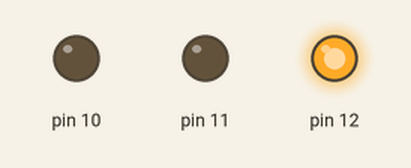
Bench run of a sketch on a simulated Arduino Uno, built with avr-gcc and run on an emulated ATmega328P. Shown: output pins drawn as LEDs (lit = HIGH).

Above: at 0.05 s.
At 1.27 s:
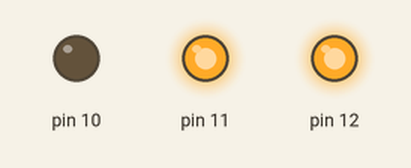
At 1.95 s:
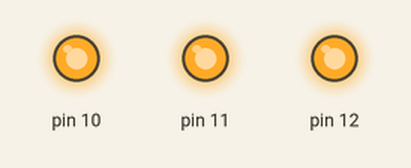
At 2.65 s:
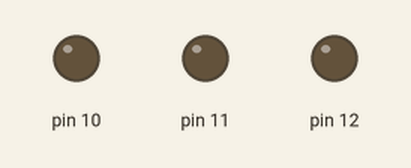
Timing chart, 0 to 3.0 s (numbered marks = the images above):
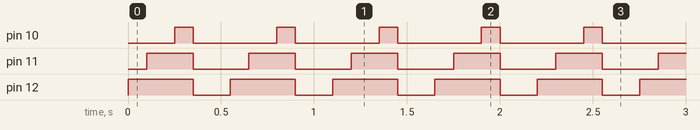

Measured:
- by itself, pin 10: alternates HIGH for 0.10 s and LOW for 0.45 s
- by itself, pin 11: alternates HIGH for 0.25 s and LOW for 0.30 s
- by itself, pin 12: alternates HIGH for 0.35 s and LOW for 0.20 s

The sketch:

programa01.ino
```cpp
void setup()
{
  pinMode(12, OUTPUT);
  pinMode(11, OUTPUT);
  pinMode(10, OUTPUT);
}

void loop()
{
  digitalWrite(12, HIGH);
  	delay(100);
  digitalWrite(11, HIGH);
  	delay(150);
  digitalWrite(10, HIGH);
  	delay(100); // Wait for 1000 millisecond(s)
  digitalWrite(12, LOW);
  digitalWrite(11, LOW);
  digitalWrite(10, LOW);
  delay(200); // Wait for 1000 millisecond(s)
}
```
